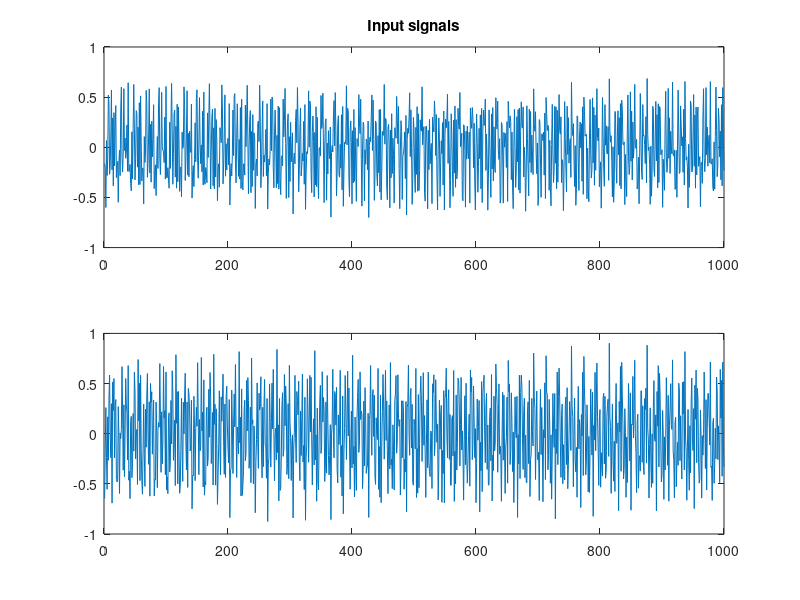
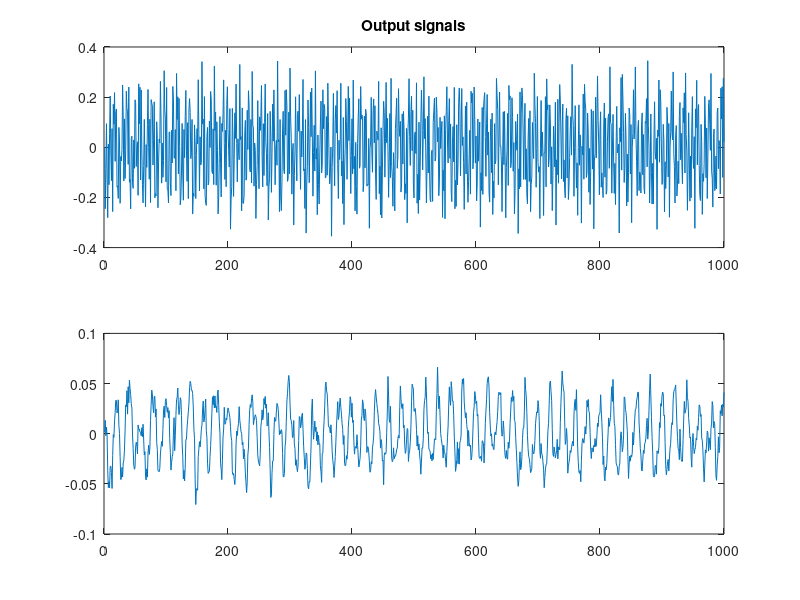

The MATLAB source for these figures, in order: (Note: this script raises an error after producing the figures.)
echo off
clc
close all;
format compact;
echo on
% This a demo of the LTI Identification Systems Toolbox.
% It illustrates the use of iterative LTI model refinement, both in a
% non-linear least squares sense and in a maximum-likelihood sense.

% A critical step in iterative refinement is finding an accurate
% initial estimate. Subspace identification will be used for this
% estimate.
%
% The first step is loading the measured input/output data.
%
load examples/ltidemo.mat u y;
%
% The data is detrended prior to starting the identification.
% The resulting sequences are plotted in Figures 1 and 2.
%
u=detrend(u);y=detrend(y);
%
echo off
% Plot the data
figure(1); clf;
for i=1:size(u,2),
    subplot(size(u,2),1,i);
    plot(1:size(u,1),u(:,i));
end;
subplot(size(u,2),1,1); title('Input signals');
figure(2); clf;
for i=1:size(y,2),
    subplot(size(y,2),1,i);
    plot(1:size(y,1),y(:,i));
end;
subplot(size(y,2),1,1); title('Output signals');

echo on
pause; % Press any key to start the identification
echo off
% Clear screen any remove figures
clc
close all;

echo on
%
% PO-MOESP subspace identification will be used to generate an
% initial estimate. A block-size of 12 will be used to estimate
% a forth-order model.
%
[S,R]=dordpo(u,y,12);
[Ai,Ci]=dmodpo(R,4);
[Bi,Di]=dac2bd(Ai,Ci,u,y);
%
pause; % Press any key to continue.
echo off
clc;
echo on
%
% In order to determine to quality of the model estimated by PO-MOESP,
% the Variance Accounted For is calculated. This figure of merit indicates,
% for each output, the "match" between the measured output and the output
% simulated using the estimated model. A VAF of 100% indicates a perfect
% match.
%
% Simulate the output
xi=ltiitr(Ai,Bi,u,[],[]);
yi=xi*Ci'+u*Di';
%
% Calculate the VAF
vaf_po=vaf(y,yi)
%
% It is clear that the second output is predicted poorly by the estimated
% model. Figures 1 shows the actual outputs and the outputs predicted by
% PO-MOESP.
%
% Press any key to continue ...
echo off
figure(1); clf;
for i=1:size(y,2),
    subplot(size(y,2),1,i);
    plot(1:size(y,1),y(:,i),1:size(y,1),yi(:,i));
end;
subplot(size(y,2),1,1); title('Measured output (blue) and output predicted by PO-MOESP (green)');

pause;

clc
close all;
echo on
%
% The PO-MOESP model will now be refined using a nonlinear least squares
% algorithm. This may take some time....
%
[Ao,Bo,Co,Do]=doptlti(u,y,Ai,Bi,Ci,Di);
%
% An optimized estimate (Ao,Bo,Co,Do) for the system model has now been
% obtained. Its VAF is calculated and compared to the PO-MOESP VAF.
%
xo=ltiitr(Ao,Bo,u,[],[]);
yo=xo*Co'+u*Do';
vaf_opt=vaf(y,yo);
%
echo off;
fprintf('\nOutput | PO-MOESP VAF | Refined VAF\n');
fprintf('-----------------------------------\n');
fprintf('   %2d  |  %5f   |  %5f\n',1,vaf_po(1),vaf_opt(1));
fprintf('   %2d  |  %5f   |  %5f\n',2,vaf_po(2),vaf_opt(2));
fprintf('-----------------------------------\n');
% Plot signals
figure(1); clf;
for i=1:size(y,2),
    subplot(size(y,2),1,i);
    plot(1:size(y,1),y(:,i),1:size(y,1),yo(:,i));
end;
subplot(size(y,2),1,1); title('Measured output (blue) and output predicted by refined model (green)');

echo on;
%
% It is clear that the second output is predicted much better now. The
% signals are plotted in Figure 1.
%
pause; % Press any key to continue
echo off;

clc;
close all;

echo on;
%
% The model can be refined even further using a maximum-likelihood
% estimation. Such an estimation requires a noise-model, which is
% obtained from the residual of the model obtained by nonlinear
% least squares. A third-order noise-model is estimated:
%
w=y-yo;
[Af,Ab,Sf,Sb]=destmar(w,3);
%
% This model is put into the nonlinear optimization function to
% obtain the maximum likelihood estimate:
%
[Am,Bm,Cm,Dm]=doptlti(u,y,Ao,Bo,Co,Do,[],[],[],[],[Sf,Sb],[Af;Ab]);
%
% VAF results are given in the following table:
%
echo off;
xm=ltiitr(Am,Bm,u,[],[]);
ym=xm*Cm'+u*Dm';
vaf_ml=vaf(y,ym);
fprintf('\nOutput | PO-MOESP VAF | Refined VAF |  Maximum Likelihood VAF\n');
fprintf('---------------------------------------------------------------\n');
fprintf('   %2d  |  %5f   |  %5f   |  %5f\n',1,vaf_po(1),vaf_opt(1),vaf_ml(1));
fprintf('   %2d  |  %5f   |  %5f   |  %5f\n',2,vaf_po(2),vaf_opt(2),vaf_ml(2));
fprintf('---------------------------------------------------------------\n');
echo on
%
% Surprisingly, the maximum likelihood VAF is not as high as the nonlinear
% least squares VAF. However...
%
pause; % Press any key to continue

echo off;
clc;
close all;
echo on;
%
% Although the VAF of the model obtained by maximum likelihood is lower than
% that of the model obtained using nonlinear least squares, the maximum
% likelihood model is not necessarily worse.
%
% Indeed, there are other ways to assess a model. An important aspect of LTI
% models is the location of their poles. These poles can be compared to those
% of the actual model (which will now be loaded from the data file).
%
% The table below shows how accurately the estimated poles match the actual
% system poles. The number is calculated by obtaining the eigenvalues of
% the A-matrices of the estimated models, subtracting the actual system poles,
% and summing the absolute values of these differences.
%
echo off;
load examples/ltidemo.mat A B C D;
pd_po=sum(abs(eig(Ai)-eig(A)));
pd_opt=sum(abs(eig(Ao)-eig(A)));
pd_ml=sum(abs(eig(Am)-eig(A)));
fprintf('\n PO-MOESP   | Nonlinear LS |  Maximum Likelihood\n');
fprintf('-----------------------------------------------\n');
fprintf('  %5f   |  %5f   |  %5f\n',pd_po,pd_opt,pd_ml);
fprintf('-----------------------------------------------\n');
echo on;
%
% It is clear that the model obtained using maximum likelihood yields
% the best estimates for the system's poles.
%
pause; % Press any key to quit
